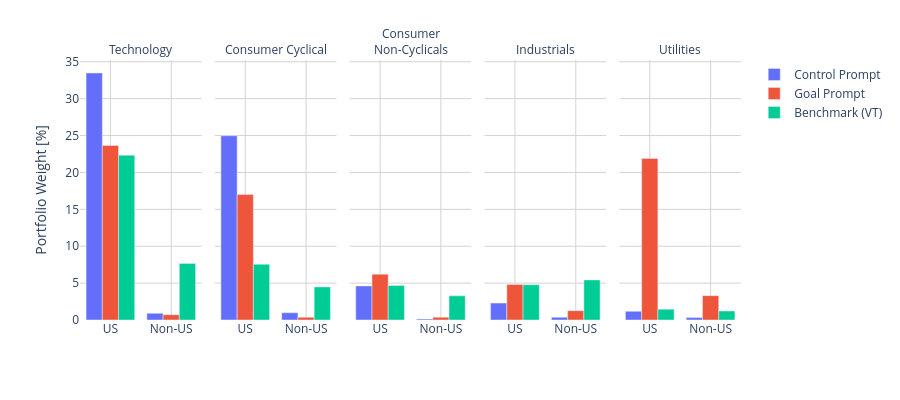

The notebook cell this image was saved under:
### Code cell
import plotly_express as px
import kaleido

selected_sectors = ['Technology', 'Consumer Cyclical', 'Consumer Non-Cyclicals', 'Industrials', 'Utilities']
replacements = {'Control prompt': 'Control Prompt', 'Goal prompt': 'Goal Prompt', 'VT': 'Benchmark (VT)'}
combined['cond'] = combined['cond'].replace(replacements)
combined_grouped = combined.groupby(['sector', 'country', 'cond'])['weight'].mean().reset_index()
filtered_df = combined_grouped[combined_grouped['sector'].isin(selected_sectors)]
filtered_df = filtered_df.copy()
filtered_df['weight'] = filtered_df['weight'] * 100


fig = px.bar(filtered_df, x="country", y="weight", facet_col="sector", barmode='group', color="cond", color_continuous_scale='Greys', 
             category_orders={'sector': selected_sectors,
                             'cond':['Control Prompt', 'Goal Prompt', 'Benchmark (VT)']}
            )
fig.update_layout(
    xaxis={'categoryorder':'array', 'categoryarray':['US','Non-US']}, 
    legend_title='', 
    yaxis_title='Portfolio Weight [%]')
fig.update_layout(
    plot_bgcolor='rgba(0,0,0,0)',
    paper_bgcolor='rgba(0,0,0,0)',
)
fig.update_xaxes(showgrid=True, gridwidth=1, gridcolor='LightGrey')
fig.update_yaxes(showgrid=True, gridwidth=1, gridcolor='LightGrey')
fig.for_each_annotation(lambda a: a.update(text = a.text.replace("sector=", "")))
for annotation in fig.layout.annotations:
    if annotation.text == 'Consumer Non-Cyclicals':
        annotation.text = 'Consumer<br>Non-Cyclicals'
fig.update_layout()
fig.update_xaxes(tickangle=0, title=None)
fig.update_layout(autosize=False, width=900, height=400)

fig.write_image('./figures/concentration.png')

fig.show()

### Figure 1 — Plotly figure (JSON) as saved in the notebook; plotly's stock layout.template omitted (floating-point values rounded to 4 significant figures)
{"data": [{"alignmentgroup": "True", "hovertemplate": "cond=Control Prompt<br>sector=Technology<br>country=%{x}<br>weight=%{y}<extra></extra>", "legendgroup": "Control Prompt", "marker": {"color": "#636efa", "pattern": {"shape": ""}}, "name": "Control Prompt", "offsetgroup": "Control Prompt", "orientation": "v", "showlegend": true, "textposition": "auto", "type": "bar", "x": ["Non-US", "US"], "xaxis": "x", "y": [0.9007, 33.48], "yaxis": "y"}, {"alignmentgroup": "True", "hovertemplate": "cond=Control Prompt<br>sector=Consumer Cyclical<br>country=%{x}<br>weight=%{y}<extra></extra>", "legendgroup": "Control Prompt", "marker": {"color": "#636efa", "pattern": {"shape": ""}}, "name": "Control Prompt", "offsetgroup": "Control Prompt", "orientation": "v", "showlegend": false, "textposition": "auto", "type": "bar", "x": ["Non-US", "US"], "xaxis": "x2", "y": [0.979, 24.98], "yaxis": "y2"}, {"alignmentgroup": "True", "hovertemplate": "cond=Control Prompt<br>sector=Consumer Non-Cyclicals<br>country=%{x}<br>weight=%{y}<extra></extra>", "legendgroup": "Control Prompt", "marker": {"color": "#636efa", "pattern": {"shape": ""}}, "name": "Control Prompt", "offsetgroup": "Control Prompt", "orientation": "v", "showlegend": false, "textposition": "auto", "type": "bar", "x": ["Non-US", "US"], "xaxis": "x3", "y": [0.1305, 4.616], "yaxis": "y3"}, {"alignmentgroup": "True", "hovertemplate": "cond=Control Prompt<br>sector=Industrials<br>country=%{x}<br>weight=%{y}<extra></extra>", "legendgroup": "Control Prompt", "marker": {"color": "#636efa", "pattern": {"shape": ""}}, "name": "Control Prompt", "offsetgroup": "Control Prompt", "orientation": "v", "showlegend": false, "textposition": "auto", "type": "bar", "x": ["Non-US", "US"], "xaxis": "x4", "y": [0.3712, 2.29], "yaxis": "y4"}, {"alignmentgroup": "True", "hovertemplate": "cond=Control Prompt<br>sector=Utilities<br>country=%{x}<br>weight=%{y}<extra></extra>", "legendgroup": "Control Prompt", "marker": {"color": "#636efa", "pattern": {"shape": ""}}, "name": "Control Prompt", "offsetgroup": "Control Prompt", "orientation": "v", "showlegend": false, "textposition": "auto", "type": "bar", "x": ["Non-US", "US"], "xaxis": "x5", "y": [0.3229, 1.174], "yaxis": "y5"}, {"alignmentgroup": "True", "hovertemplate": "cond=Goal Prompt<br>sector=Technology<br>country=%{x}<br>weight=%{y}<extra></extra>", "legendgroup": "Goal Prompt", "marker": {"color": "#EF553B", "pattern": {"shape": ""}}, "name": "Goal Prompt", "offsetgroup": "Goal Prompt", "orientation": "v", "showlegend": true, "textposition": "auto", "type": "bar", "x": ["Non-US", "US"], "xaxis": "x", "y": [0.7137, 23.65], "yaxis": "y"}, {"alignmentgroup": "True", "hovertemplate": "cond=Goal Prompt<br>sector=Consumer Cyclical<br>country=%{x}<br>weight=%{y}<extra></extra>", "legendgroup": "Goal Prompt", "marker": {"color": "#EF553B", "pattern": {"shape": ""}}, "name": "Goal Prompt", "offsetgroup": "Goal Prompt", "orientation": "v", "showlegend": false, "textposition": "auto", "type": "bar", "x": ["Non-US", "US"], "xaxis": "x2", "y": [0.3685, 17.0], "yaxis": "y2"}, {"alignmentgroup": "True", "hovertemplate": "cond=Goal Prompt<br>sector=Consumer Non-Cyclicals<br>country=%{x}<br>weight=%{y}<extra></extra>", "legendgroup": "Goal Prompt", "marker": {"color": "#EF553B", "pattern": {"shape": ""}}, "name": "Goal Prompt", "offsetgroup": "Goal Prompt", "orientation": "v", "showlegend": false, "textposition": "auto", "type": "bar", "x": ["Non-US", "US"], "xaxis": "x3", "y": [0.3763, 6.216], "yaxis": "y3"}, {"alignmentgroup": "True", "hovertemplate": "cond=Goal Prompt<br>sector=Industrials<br>country=%{x}<br>weight=%{y}<extra></extra>", "legendgroup": "Goal Prompt", "marker": {"color": "#EF553B", "pattern": {"shape": ""}}, "name": "Goal Prompt", "offsetgroup": "Goal Prompt", "orientation": "v", "showlegend": false, "textposition": "auto", "type": "bar", "x": ["Non-US", "US"], "xaxis": "x4", "y": [1.266, 4.813], "yaxis": "y4"}, {"alignmentgroup": "True", "hovertemplate": "cond=Goal Prompt<br>sector=Utilities<br>country=%{x}<br>weight=%{y}<extra></extra>", "legendgroup": "Goal Prompt", "marker": {"color": "#EF553B", "pattern": {"shape": ""}}, "name": "Goal Prompt", "offsetgroup": "Goal Prompt", "orientation": "v", "showlegend": false, "textposition": "auto", "type": "bar", "x": ["Non-US", "US"], "xaxis": "x5", "y": [3.302, 21.91], "yaxis": "y5"}, {"alignmentgroup": "True", "hovertemplate": "cond=Benchmark (VT)<br>sector=Technology<br>country=%{x}<br>weight=%{y}<extra></extra>", "legendgroup": "Benchmark (VT)", "marker": {"color": "#00cc96", "pattern": {"shape": ""}}, "name": "Benchmark (VT)", "offsetgroup": "Benchmark (VT)", "orientation": "v", "showlegend": true, "textposition": "auto", "type": "bar", "x": ["Non-US", "US"], "xaxis": "x", "y": [7.65, 22.33], "yaxis": "y"}, {"alignmentgroup": "True", "hovertemplate": "cond=Benchmark (VT)<br>sector=Consumer Cyclical<br>country=%{x}<br>weight=%{y}<extra></extra>", "legendgroup": "Benchmark (VT)", "marker": {"color": "#00cc96", "pattern": {"shape": ""}}, "name": "Benchmark (VT)", "offsetgroup": "Benchmark (VT)", "orientation": "v", "showlegend": false, "textposition": "auto", "type": "bar", "x": ["Non-US", "US"], "xaxis": "x2", "y": [4.48, 7.549], "yaxis": "y2"}, {"alignmentgroup": "True", "hovertemplate": "cond=Benchmark (VT)<br>sector=Consumer Non-Cyclicals<br>country=%{x}<br>weight=%{y}<extra></extra>", "legendgroup": "Benchmark (VT)", "marker": {"color": "#00cc96", "pattern": {"shape": ""}}, "name": "Benchmark (VT)", "offsetgroup": "Benchmark (VT)", "orientation": "v", "showlegend": false, "textposition": "auto", "type": "bar", "x": ["Non-US", "US"], "xaxis": "x3", "y": [3.271, 4.683], "yaxis": "y3"}, {"alignmentgroup": "True", "hovertemplate": "cond=Benchmark (VT)<br>sector=Industrials<br>country=%{x}<br>weight=%{y}<extra></extra>", "legendgroup": "Benchmark (VT)", "marker": {"color": "#00cc96", "pattern": {"shape": ""}}, "name": "Benchmark (VT)", "offsetgroup": "Benchmark (VT)", "orientation": "v", "showlegend": false, "textposition": "auto", "type": "bar", "x": ["Non-US", "US"], "xaxis": "x4", "y": [5.428, 4.782], "yaxis": "y4"}, {"alignmentgroup": "True", "hovertemplate": "cond=Benchmark (VT)<br>sector=Utilities<br>country=%{x}<br>weight=%{y}<extra></extra>", "legendgroup": "Benchmark (VT)", "marker": {"color": "#00cc96", "pattern": {"shape": ""}}, "name": "Benchmark (VT)", "offsetgroup": "Benchmark (VT)", "orientation": "v", "showlegend": false, "textposition": "auto", "type": "bar", "x": ["Non-US", "US"], "xaxis": "x5", "y": [1.218, 1.457], "yaxis": "y5"}], "layout": {"annotations": [{"font": {}, "showarrow": false, "text": "Technology", "x": 0.092, "xanchor": "center", "xref": "paper", "y": 1, "yanchor": "bottom", "yref": "paper"}, {"font": {}, "showarrow": false, "text": "Consumer Cyclical", "x": 0.296, "xanchor": "center", "xref": "paper", "y": 1, "yanchor": "bottom", "yref": "paper"}, {"font": {}, "showarrow": false, "text": "Consumer<br>Non-Cyclicals", "x": 0.5, "xanchor": "center", "xref": "paper", "y": 1, "yanchor": "bottom", "yref": "paper"}, {"font": {}, "showarrow": false, "text": "Industrials", "x": 0.704, "xanchor": "center", "xref": "paper", "y": 1, "yanchor": "bottom", "yref": "paper"}, {"font": {}, "showarrow": false, "text": "Utilities", "x": 0.908, "xanchor": "center", "xref": "paper", "y": 1, "yanchor": "bottom", "yref": "paper"}], "autosize": false, "barmode": "group", "height": 400, "legend": {"title": {"text": ""}, "tracegroupgap": 0}, "margin": {"t": 60}, "paper_bgcolor": "rgba(0, 0, 0, 0)", "plot_bgcolor": "rgba(0, 0, 0, 0)", "width": 900, "xaxis": {"anchor": "y", "autorange": true, "categoryarray": ["US", "Non-US"], "categoryorder": "array", "domain": [0, 0.184], "gridcolor": "LightGrey", "gridwidth": 1, "range": [-0.5, 1.5], "showgrid": true, "tickangle": 0, "title": {}, "type": "category"}, "xaxis2": {"anchor": "y2", "autorange": true, "domain": [0.204, 0.388], "gridcolor": "LightGrey", "gridwidth": 1, "matches": "x", "range": [-0.5, 1.5], "showgrid": true, "tickangle": 0, "title": {}, "type": "category"}, "xaxis3": {"anchor": "y3", "autorange": true, "domain": [0.408, 0.592], "gridcolor": "LightGrey", "gridwidth": 1, "matches": "x", "range": [-0.5, 1.5], "showgrid": true, "tickangle": 0, "title": {}, "type": "category"}, "xaxis4": {"anchor": "y4", "autorange": true, "domain": [0.612, 0.796], "gridcolor": "LightGrey", "gridwidth": 1, "matches": "x", "range": [-0.5, 1.5], "showgrid": true, "tickangle": 0, "title": {}, "type": "category"}, "xaxis5": {"anchor": "y5", "autorange": true, "domain": [0.816, 1], "gridcolor": "LightGrey", "gridwidth": 1, "matches": "x", "range": [-0.5, 1.5], "showgrid": true, "tickangle": 0, "title": {}, "type": "category"}, "yaxis": {"anchor": "x", "autorange": true, "domain": [0, 1], "gridcolor": "LightGrey", "gridwidth": 1, "range": [0, 35.24], "showgrid": true, "title": {"text": "Portfolio Weight [%]"}, "type": "linear"}, "yaxis2": {"anchor": "x2", "autorange": true, "domain": [0, 1], "gridcolor": "LightGrey", "gridwidth": 1, "matches": "y", "range": [0, 35.24], "showgrid": true, "showticklabels": false, "type": "linear"}, "yaxis3": {"anchor": "x3", "autorange": true, "domain": [0, 1], "gridcolor": "LightGrey", "gridwidth": 1, "matches": "y", "range": [0, 35.24], "showgrid": true, "showticklabels": false, "type": "linear"}, "yaxis4": {"anchor": "x4", "autorange": true, "domain": [0, 1], "gridcolor": "LightGrey", "gridwidth": 1, "matches": "y", "range": [0, 35.24], "showgrid": true, "showticklabels": false, "type": "linear"}, "yaxis5": {"anchor": "x5", "autorange": true, "domain": [0, 1], "gridcolor": "LightGrey", "gridwidth": 1, "matches": "y", "range": [0, 35.24], "showgrid": true, "showticklabels": false, "type": "linear"}}}
